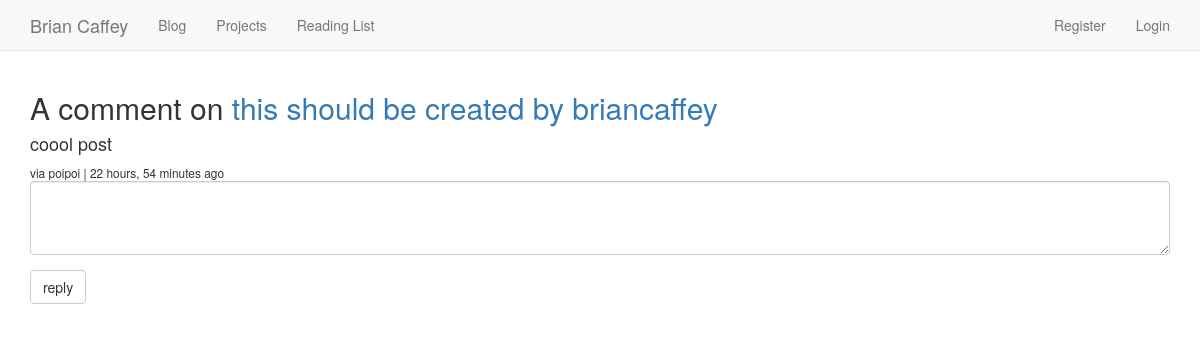
Before: /comments/1/ with the older database file.
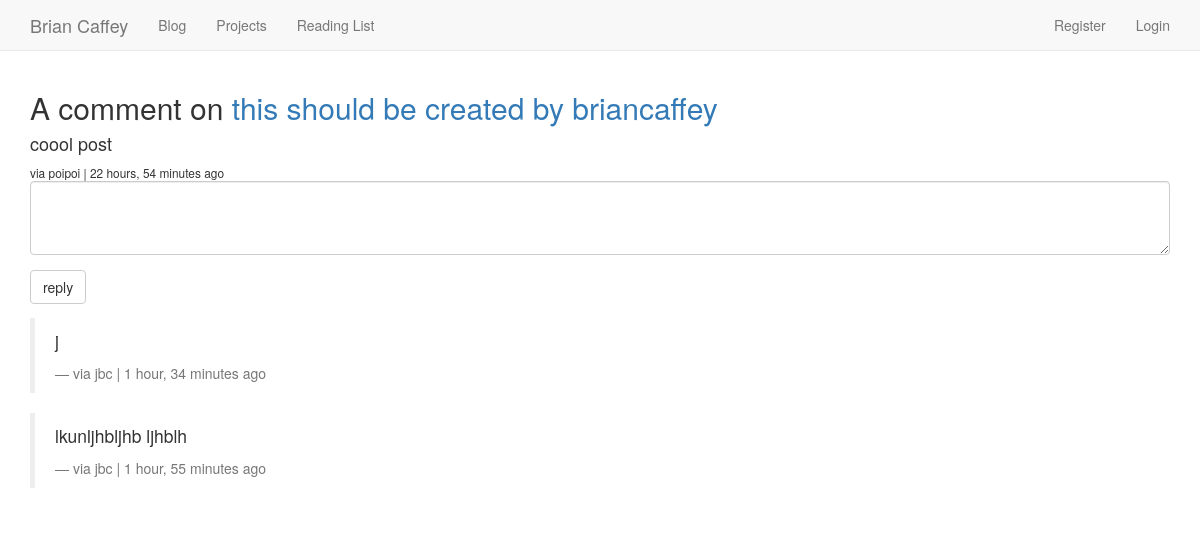
After: the same page with the newer database file.
### comments/models.py (models this page shows, shortened)
class Comment(models.Model):
	user 		= models.ForeignKey(settings.AUTH_USER_MODEL, default=1)
	content_type=models.ForeignKey(ContentType, on_delete=models.CASCADE)
	object_id 	= models.PositiveIntegerField()
	content_object = GenericForeignKey('content_type', 'object_id')
	parent 		= models.ForeignKey("self", null=True, blank=True)
	content 	= models.TextField()
	timestamp 	= models.DateTimeField(auto_now_add=True)
	class Meta:
		ordering = ['-timestamp']
	objects = CommentManager()
	def children(self):
		return Comment.objects.filter(parent=self)
	@property
	def is_parent(self):
		if self.parent is not None:
			return False
		return True

### comments/views.py (the view, shortened to what this page needs)
# urls.py: url(r'^(?P<pk>\d+)/$', comment_thread, name="thread"),
def comment_thread(request, pk):
	obj = get_object_or_404(Comment, pk=pk)
	content_object = obj.content_object
	content_id = obj.content_object.id
	initial_data = {
		'content_type':obj.content_type,
		'object_id':obj.object_id,
	}
	form = CommentForm(request.POST or None, initial=initial_data)
	context = {
		'comment':obj,
		'form': form,
	}
	return render(request, 'comments/comment_thread.html', context)

### comments/forms.py
class CommentForm(forms.Form):
	content_type = forms.CharField(widget=forms.HiddenInput)
	object_id = forms.IntegerField(widget=forms.HiddenInput)
	content = forms.CharField(label='', widget=forms.Textarea(
		attrs={'rows':3}))

### posts/templatetags/urlify.py (called while the page is built)
@register.filter
def urlify(value):
	return quote_plus(value)

### comments/templates/comments/comment_thread.html (shortened to what this page needs)
{% extends 'base.html' %}
{% load crispy_forms_tags %}
{% load urlify %}
{% block content %}
<h2>A comment on <a href="{% url 'posts:detail' slug=comment.content_object.slug %}">{{ comment.content_object.title }}</a></h2>
<div class="">
			{% if comment.is_parent %}
	  			<h4>{{ comment.content }}</h4>
				<small>via {{ comment.user }} | {{ comment.timestamp | timesince }} ago</small>
				<br />
				<form method="POST" action=".">{% csrf_token %}
				{{ form | crispy }}
				<input type="submit" value="reply" class="btn btn-default"></input>
				</form>
				{% for reply in comment.children %}
				<blockquote>
					<p>{{ reply.content }}</p>
					<small>via {{ reply.user }} | {{ reply.timestamp | timesince }} ago</small>
				</blockquote>
				{% endfor %}
			{% endif %}
</div>
{% endblock content %}

Changed rows visible on the page:
added Comment: content "j", user "jbc", timestamp "1 hour, 34 minutes"
added Comment: content "lkunljhbljhb ljhblh", user "jbc", timestamp "1 hour, 55 minutes"
